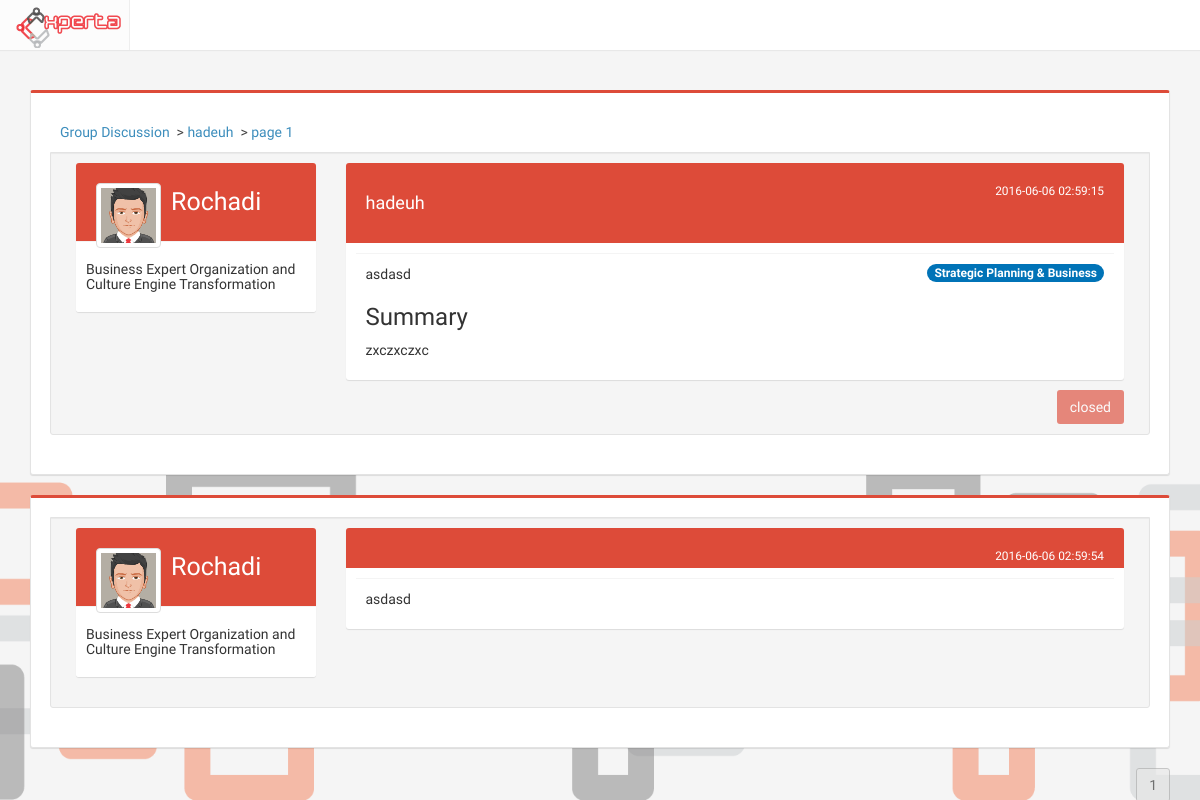
/discussion/view_discussion/12, run on the app's committed database.
### tables this page shows
CREATE TABLE `discussion` (
  `id_discussion` int(11) NOT NULL,
  `id_scope` int(11) NOT NULL,
  `id_user` int(11) NOT NULL,
  `id_step` int(11) NOT NULL,
  `title` varchar(200) NOT NULL,
  `content` text NOT NULL,
  `summary` text NOT NULL,
  `created_at` timestamp NOT NULL DEFAULT CURRENT_TIMESTAMP,
  `updated_at` timestamp NOT NULL DEFAULT CURRENT_TIMESTAMP ON UPDATE CURRENT_TIMESTAMP,
  `status` int(11) NOT NULL,
  `views` int(11) NOT NULL DEFAULT '0'
);

CREATE TABLE `profile` (
  `id_profile` int(11) NOT NULL,
  `NIK` varchar(50) DEFAULT NULL,
  `id_user` int(11) NOT NULL,
  `fullname` varchar(255) NOT NULL,
  `birthdate` date DEFAULT NULL,
  `gender` enum('M','F') DEFAULT NULL,
  `id_expert` int(11) DEFAULT '98',
  `pic` varchar(500) DEFAULT 'default.png',
  `updated_at` timestamp NOT NULL DEFAULT CURRENT_TIMESTAMP ON UPDATE CURRENT_TIMESTAMP,
  `login` int(11) NOT NULL DEFAULT '0'
);

CREATE TABLE `expert` (
  `id_expert` int(11) NOT NULL,
  `id_directorate` int(11) NOT NULL,
  `expert_name` varchar(100) NOT NULL
);

CREATE TABLE `scope` (
  `id_scope` int(11) NOT NULL,
  `scope_name` varchar(50) NOT NULL
);

CREATE TABLE `discussion_comment` (
  `id_comment` int(11) NOT NULL,
  `id_discussion` int(11) NOT NULL,
  `id_user` int(11) NOT NULL,
  `title` text,
  `content` text NOT NULL,
  `created_at` timestamp NOT NULL DEFAULT CURRENT_TIMESTAMP,
  `updated_at` timestamp NOT NULL DEFAULT CURRENT_TIMESTAMP ON UPDATE CURRENT_TIMESTAMP
);

### index.php (called while the page is built, shortened)
<?php
require_once BASEPATH.'core/CodeIgniter.php';

### application/models/Discussion_model.php (called while the page is built, shortened)
<?php
class Discussion_model extends CI_Model
{
	function disc_get_thread($id){
		return $this->db->query("SELECT title, discussion.status, discussion.summary, id_discussion, scope_name, content, user.id_user, discussion.created_at, discussion.updated_at, fullname, expert_name
				FROM discussion, user, profile, expert, scope
				WHERE discussion.id_user = user.id_user
					AND id_discussion = '$id'
					AND discussion.id_scope = scope.id_scope
					AND user.id_user = profile.id_user
					AND profile.id_expert = expert.id_expert
				")->result();
	}
	function get_disc_comment($id, $page=0){
			$page = ($page * 20);
			$hasil['data'] = $this->db->query("SELECT fullname, user.id_user, email, title, content, expert_name, level_name, created_at
				FROM discussion_comment
				LEFT JOIN user ON discussion_comment.id_user = user.id_user
				LEFT JOIN profile ON user.id_user = profile.id_user
				LEFT JOIN level ON user.id_level = level.id_level
				LEFT JOIN expert ON profile.id_expert = expert.id_expert
				WHERE id_discussion = '$id'
				ORDER BY id_comment ASC
				LIMIT $page, 20
				")->result();
			$hasil['count'] = $this->db->query("SELECT COUNT(*) as count FROM discussion_comment WHERE id_discussion = '$id' ")->result();
			return $hasil;
		}
}

### application/helpers/utama_helper.php (called while the page is built, shortened)
<?php
function switchstatus($status){
	switch ($status) {
		case 0:
			$ret['title'] = 'closed';
			$ret['class'] = 'bg-red';
			break;
	}
	return $ret;
}

### application/views/discussion/discussion_view.php (the view, shortened to what this page needs)
<?php include 'application/views/header.php' ?>
<?php
if (empty($thread[0]->pic)) {
    	$pic = "default.png";
    }else{
    	$pic = $thread[0]->pic;
    }
?>
	<link rel="stylesheet" type="text/css" href="<?= base_url('assets/css/bootstrap3-wysihtml5.min.css') ?>">
	<div class="container">
	<div class="row">
	<div class="col-md-12 isi">
	<div class="col-md-12 box box-danger well">
		<div class="box-header">
		<?php $i=0; foreach ($tree as $tangkal): ?>
			<?php if ($i): ?>
				<?php echo '> ' ?>
			<?php endif ?>
			<a href="<?php echo $tangkal['url'] ?>"><?php echo $tangkal['title'] ?></a>&nbsp;
		<?php $i++; endforeach ?>
		</div>
		<div class="box-body well">
			<div class="col-md-3">
				<div class="box box-widget widget-user-2">
                <div class="widget-user-header bg-red">
                  <div class="widget-user-image">
                    <img class="img-thumbnail" width="20" height="20" src="<?php echo site_url('uploads/profile/'.$pic) ?>" alt="user image">
                  </div>
                  <h4 class="widget-user-username">
                  	<a class="clearlink" href="<?php echo site_url('account/user/'.$thread[0]->id_user)  ?>">
                  		<?php echo $thread[0]->fullname; ?>
                  	</a>
                  </h4>
                </div>
                <div class="box-footer">
                  <h5><?= $thread[0]->expert_name; ?></h5>
                </div>
              </div>
			</div>
			<div class="col-md-9">
				<div class="box box-widget widget-user-2">
					<div class="widget-user-header bg-red">
							<small class="pull-right"><?= $thread[0]->created_at; ?></small>
							<h4><?= $thread[0]->title; ?></h4>
					</div>
					<div class="box-footer content-forum">
					<span class="badge bg-blue pull-right"><?php echo $thread[0]->scope_name ?></span>
						<?= $thread[0]->content; ?>
						<?php if ($thread[0]->status == 0 && !empty($thread[0]->summary)): ?>
							<h3>Summary</h3>
							<?php echo $thread[0]->summary; ?>
						<?php endif ?>
					</div>
					<?php if ($thread[0]->status != 2): ?>
						<?php
							$status = switchstatus($thread[0]->status);
		                    $kelas = $status['class'];
		                    $judul = $status['title'];
						?>
						<a class="btn disabled <?php echo $kelas ?> pull-right" >
							<?php echo $judul ?>
						</a>
					<?php endif ?>
				</div>
			</div>
		</div>
	</div>
<?php foreach ($comment as $komentar ): ?>
<?php
	$kelas = ($komentar->level_name == 'be') ? 'bg-red' : 'bg-blue' ;
	$box = ($komentar->level_name == 'be') ? 'box-danger' : 'box-primary' ;
    if ($komentar->level_name == 'karyawan') {
        $fullname = explode('@', $komentar->email)[0];
        $expert = 'Karyawan';
    }else{
    	$fullname = $komentar->fullname;
        $expert = $komentar->expert_name;
    }
    if (empty($komentar->pic)) {
    	$pic = "default.png";
    }else{
    	$pic = $komentar->pic;
    }
 ?>
<div class="col-md-12 box <?php echo $box ?> well">
		<div class="box-body well">
			<div class="col-md-3">
				<div class="box box-widget widget-user-2">
                <div class="widget-user-header <?php echo $kelas ?>">
                  <div class="widget-user-image">
                    <img class="img-thumbnail" width="20" height="20" src="<?php echo site_url('uploads/profile/'.$pic) ?>" alt="user image">
                  </div>
                  <h4 class="widget-user-username">
                  	<a class="clearlink" href="<?php echo site_url('account/user/'.$komentar->id_user)  ?>">
                  		<?php echo $fullname ?>
                  	</a>
                  </h4>
                </div>
                <div class="box-footer">
                  <h5><?php echo $expert ?></h5>
                </div>
              </div>
			</div>
			<div class="col-md-9">
				<div class="box box-widget widget-user-2">
				<div class="widget-user-header <?php echo $kelas ?>">
						<small class="pull-right"><?php echo $komentar->created_at ?></small>
					</div>
					<div class="box-footer content-forum">
						<?php echo $komentar->content ?>
					</div>
				</div>
			</div>
		</div>
	</div>
<?php endforeach ?>
<div class="btn-group pull-right">
	<?php echo $page ?>
</div>
	</div>

### assets/css/main.css (style rules this page uses)
body { background-color: #ecf0f5; margin-top: 50px; }
.full { background: url('../img/backimg.png') no-repeat center center fixed; -webkit-background-size: cover; -moz-background-size: cover; background-size: cover; -o-background-size: cover; }
.isi { margin-top: 40px; }
.clearlink { color: #fff; }
.content-forum { margin: 10px; text-align: justify; }

### data on the page
discussion: profile.fullname "Rochadi", expert.expert_name "Business Expert Organization and Culture Engine Transformation", created_at "2016-06-06 02:59:15", title "hadeuh", id_scope.scope_name "Strategic Planning & Business", content "asdasd", summary "zxczxczxc", status "closed"
discussion_comment: profile.fullname "Rochadi", expert.expert_name "Business Expert Organization and Culture Engine Transformation", created_at "2016-06-06 02:59:54", content "asdasd"

### other printed values
$tangkal['title'] "Group Discussion"
$tangkal['title'] "hadeuh"
$tangkal['title'] "page 1"
